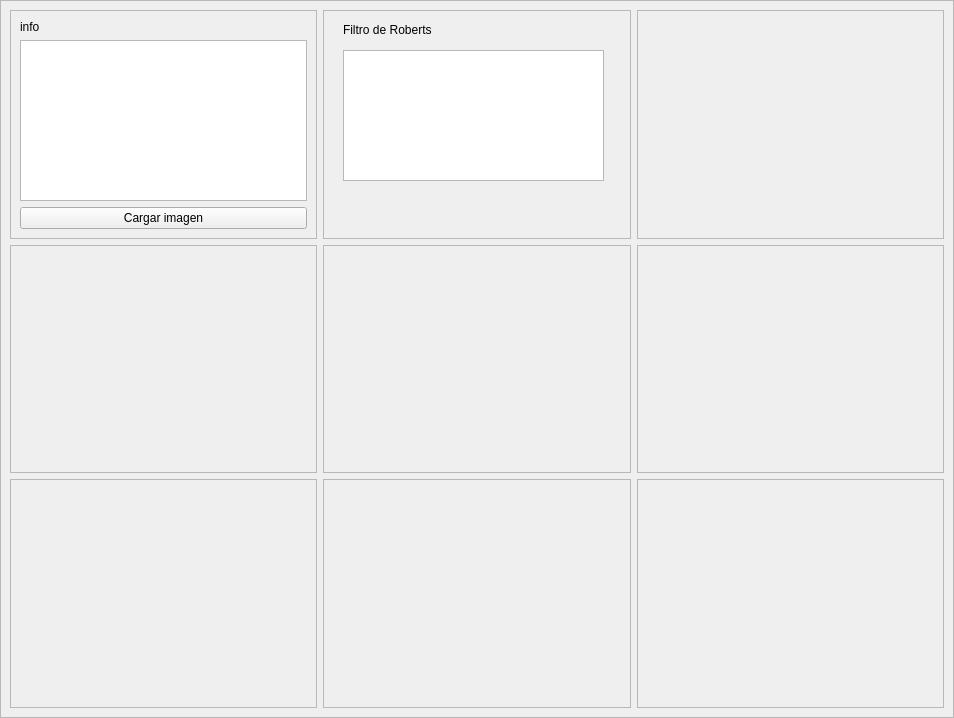
<?xml version="1.0" encoding="UTF-8"?>
<ui version="4.0">
 <class>MainWindow</class>
 <widget class="QMainWindow" name="MainWindow">
  <property name="geometry">
   <rect>
    <x>0</x>
    <y>0</y>
    <width>954</width>
    <height>718</height>
   </rect>
  </property>
  <property name="windowTitle">
   <string>MainWindow</string>
  </property>
  <widget class="QWidget" name="centralwidget">
   <layout class="QVBoxLayout" name="verticalLayout">
    <property name="spacing">
     <number>0</number>
    </property>
    <property name="leftMargin">
     <number>0</number>
    </property>
    <property name="topMargin">
     <number>0</number>
    </property>
    <property name="rightMargin">
     <number>0</number>
    </property>
    <property name="bottomMargin">
     <number>0</number>
    </property>
    <item>
     <widget class="QFrame" name="frame">
      <property name="frameShape">
       <enum>QFrame::StyledPanel</enum>
      </property>
      <property name="frameShadow">
       <enum>QFrame::Raised</enum>
      </property>
      <layout class="QGridLayout" name="gridLayout" rowstretch="1,1,1" columnstretch="1,1,1,0" columnminimumwidth="1,1,1,0">
       <item row="2" column="2">
        <widget class="QFrame" name="frame_10">
         <property name="frameShape">
          <enum>QFrame::StyledPanel</enum>
         </property>
         <property name="frameShadow">
          <enum>QFrame::Raised</enum>
         </property>
        </widget>
       </item>
       <item row="2" column="1">
        <widget class="QFrame" name="frame_9">
         <property name="frameShape">
          <enum>QFrame::StyledPanel</enum>
         </property>
         <property name="frameShadow">
          <enum>QFrame::Raised</enum>
         </property>
        </widget>
       </item>
       <item row="0" column="2">
        <widget class="QFrame" name="frame_4">
         <property name="frameShape">
          <enum>QFrame::StyledPanel</enum>
         </property>
         <property name="frameShadow">
          <enum>QFrame::Raised</enum>
         </property>
        </widget>
       </item>
       <item row="0" column="0">
        <widget class="QFrame" name="frame_2">
         <property name="frameShape">
          <enum>QFrame::StyledPanel</enum>
         </property>
         <property name="frameShadow">
          <enum>QFrame::Raised</enum>
         </property>
         <layout class="QVBoxLayout" name="verticalLayout_2" stretch="0,1,0">
          <item>
           <widget class="QLabel" name="label_datos_original">
            <property name="text">
             <string>info</string>
            </property>
           </widget>
          </item>
          <item>
           <widget class="QGraphicsView" name="graphicsView_img_original"/>
          </item>
          <item>
           <widget class="QPushButton" name="pushButton_cargar_img">
            <property name="text">
             <string>Cargar imagen</string>
            </property>
           </widget>
          </item>
         </layout>
        </widget>
       </item>
       <item row="2" column="0">
        <widget class="QFrame" name="frame_8">
         <property name="frameShape">
          <enum>QFrame::StyledPanel</enum>
         </property>
         <property name="frameShadow">
          <enum>QFrame::Raised</enum>
         </property>
        </widget>
       </item>
       <item row="0" column="1">
        <widget class="QFrame" name="frame_3">
         <property name="frameShape">
          <enum>QFrame::StyledPanel</enum>
         </property>
         <property name="frameShadow">
          <enum>QFrame::Raised</enum>
         </property>
         <widget class="QLabel" name="label">
          <property name="geometry">
           <rect>
            <x>20</x>
            <y>10</y>
            <width>221</width>
            <height>19</height>
           </rect>
          </property>
          <property name="text">
           <string>Filtro de Roberts</string>
          </property>
         </widget>
         <widget class="QGraphicsView" name="graphicsView_roberts">
          <property name="geometry">
           <rect>
            <x>20</x>
            <y>40</y>
            <width>261</width>
            <height>131</height>
           </rect>
          </property>
         </widget>
        </widget>
       </item>
       <item row="1" column="1">
        <widget class="QFrame" name="frame_6">
         <property name="frameShape">
          <enum>QFrame::StyledPanel</enum>
         </property>
         <property name="frameShadow">
          <enum>QFrame::Raised</enum>
         </property>
        </widget>
       </item>
       <item row="1" column="0">
        <widget class="QFrame" name="frame_5">
         <property name="frameShape">
          <enum>QFrame::StyledPanel</enum>
         </property>
         <property name="frameShadow">
          <enum>QFrame::Raised</enum>
         </property>
        </widget>
       </item>
       <item row="1" column="2">
        <widget class="QFrame" name="frame_7">
         <property name="frameShape">
          <enum>QFrame::StyledPanel</enum>
         </property>
         <property name="frameShadow">
          <enum>QFrame::Raised</enum>
         </property>
        </widget>
       </item>
      </layout>
     </widget>
    </item>
   </layout>
  </widget>
 </widget>
 <resources/>
 <connections/>
</ui>
